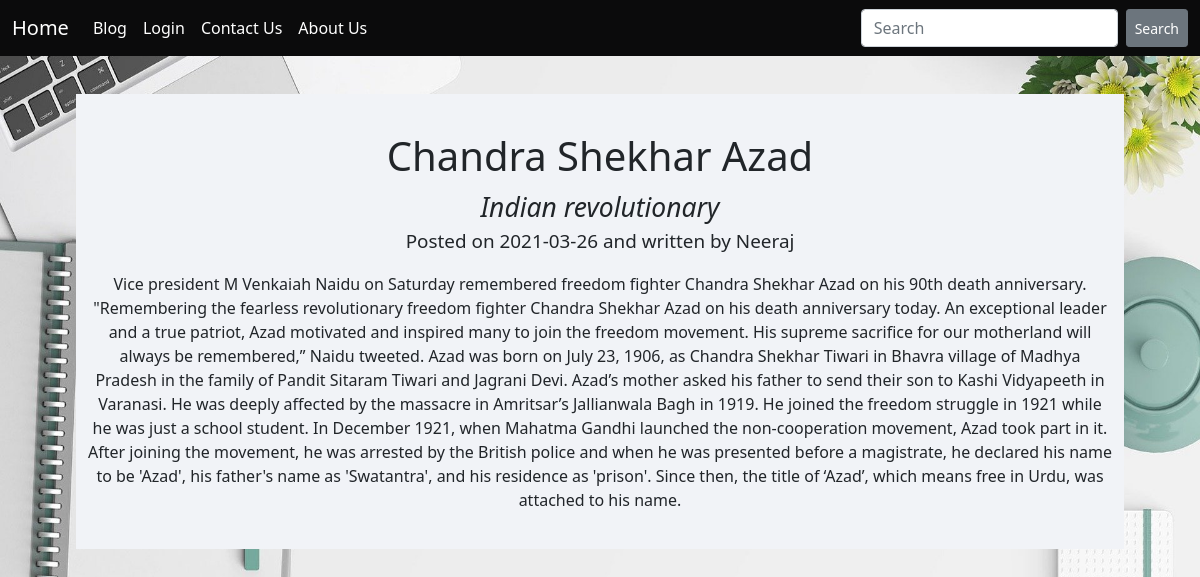
Screenshot of /Chandra-Shekhar-Azad with the database file from the repository.
### hello.py (models this page shows, shortened)
class Post(db.Model):
    id = db.Column(db.Integer,primary_key=True)
    title = db.Column(db.String(140))
    slug = db.Column(db.String(140), unique=True)
    created = db.Column(db.DateTime, default=datetime.now())
    subtitle = db.Column(db.String(140))
    authore = db.Column(db.String(140))
    message = db.Column(db.Text)

### hello.py (the view)
@app.route('/<slug>')
def view1(slug):
    post = Post.query.filter(Post.slug == slug).first()
    return render_template('view1.html',post=post)

### templates/view1.html (shortened to what this page needs)
{% extends 'base.html' %}
{% block content %}
        <div class="back">
            <div class="main">
                <h1>{{ post.title }}<br></h1>
                <i>{{ post.subtitle }}</i>
                <p><b>Posted on {{post.created.date()}} and written by {{post.authore}}</b></p>
                <div class="container">
                    {{ post.message }}
                </div>
            </div>
        </div>
{% endblock %}

### templates/base.html (shortened to what this page needs)
<!DOCTYPE html>
<html>
<head>
    <link rel='stylesheet' type='text/css' media='screen' href="{{url_for('static',filename='main2.css')}}">
<link href="https://cdn.jsdelivr.net/npm/bootstrap@5.0.0-beta2/dist/css/bootstrap.min.css" rel="stylesheet"
integrity="sha384-BmbxuPwQa2lc/FVzBcNJ7UAyJxM6wuqIj61tLrc4wSX0szH/Ev+nYRRuWlolflfl">
</head>
<body>
  <nav class="navbar navbar-expand-lg navbar-dark  " style="background-color: #0b0b0c;">
    <div class="container-fluid">
      <a class="navbar-brand" href="{{ url_for('index')}}">Home</a>
      <div class="collapse navbar-collapse" id="navbarSupportedContent">
        <ul class="navbar-nav me-auto mb-2 mb-lg-0">
          <li class="nav-item">
            <a class="nav-link active" aria-current="page" href="{{ url_for('blog')}}">Blog</a>
          </li>
          <li class="nav-item">
            <a class="nav-link active" aria-current="page" href="{{ url_for('login')}}">Login</a>
          </li>
          <li class="nav-item">
            <a class="nav-link active" aria-current="page" href="{{ url_for('contact')}}">Contact Us</a>
          </li>
          <li class="nav-item">
            <a class="nav-link active" aria-current="page" href="{{ url_for('about')}}">About Us</a>
          </li>
        </ul>
        <form class="d-flex" method="GET">
          <input class="form-control me-2" type="search" placeholder="Search" name="q" aria-label="Search" >
          <button class="btn btn-secondary btn-sm" type="submit">Search</button>
        </form>
      </div>
    </div>
  </nav>
  {% block content %}
  {% endblock %}
</body>

### templates/view1.html (style rules this page uses)
.main { text-align: center; }
h1 { padding-top: 1cm; margin-top: 1cm; text-align: center; text-underline-position: below; }
.back { background-color: #f1f3f7; margin-left: 2cm; margin-right: 2cm; padding-bottom: 1cm; }
p { text-align: center; font-size: 5mm; font-weight: 200; }
i { font-size: 7mm; font-weight: 300; }
body { background: url("/static/bg.jpg"); background-repeat: no-repeat; background-attachment: fixed; background-size: 100% 100%; }

### rows the page displays
Post: title "Chandra Shekhar Azad", subtitle "Indian revolutionary", created "2021-03-26", authore "Neeraj", message "Vice president M Venkaiah Naidu on Saturday remembered freedom fighter Chandra Shekhar Azad on his 90th death anniversary. \"Remembering the fearless revolutionary freedom fighter Chandra Shekhar Azad on his death anniversary today. An exceptional leader and a true patriot, Azad motivated and inspired many to join the freedom movement. His supreme sacrifice for our motherland will always be remembered,” Naidu tweeted. Azad was born on July 23, 1906, as Chandra Shekhar Tiwari in Bhavra village of Madhya Pradesh in the family of Pandit Sitaram Tiwari and Jagrani Devi. Azad’s mother asked his father to send their son to Kashi Vidyapeeth in Varanasi. He was deeply affected by the massacre in…"
